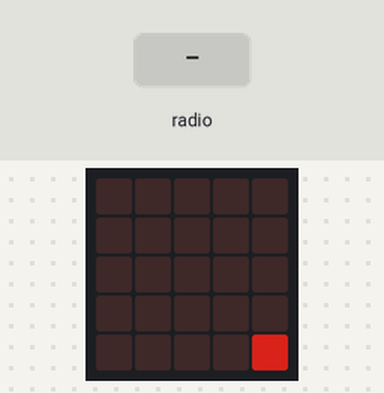
This program was run on a simulated BBC micro:bit running MicroPython. Parts: the board's 5×5 LED display. The test bench sets the inputs (shaded band). Dim RGB values are drawn brighter than linear; no radio messages arrive unless stated (any console line starting 'radio sent:' is added by the test bench); the 48×5 strip is a reading aid, not a part: it shows the text the display is scrolling, unrolled, one strip-width of it at a time; what the program prints to the serial console is not drawn.

Above: at 5.0 s.
5.1 s: radio message "B" arrives
At 6.1 s:
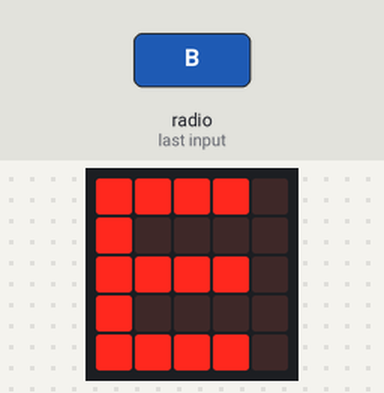
At 12.2 s:
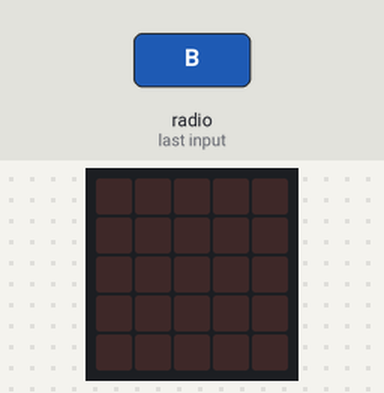
Timing chart, 0 to 13.7 s (numbered marks = the images above; inputs shaded):
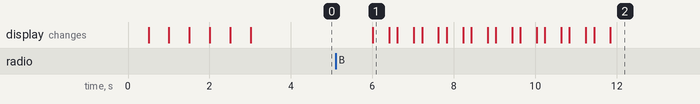

The program:

outside.py
```python
import radio
from microbit import *
import time
im = Image("99900:90000:99900:00900:99900")
radio.on()
radio.config(channel=42, power=7)
for i in range(3):
    radio.send("B")
    display.show(im)
    time.sleep(0.5)
    display.clear()
    time.sleep(0.5)
response = None
display.show(Image("00000:00000:00000:00000:00005"))
while not response:
    response = radio.receive()
    time.sleep(0.5)
radio.off()

if response == "Y": im = Image("00000:00009:00090:90900:09000")
elif response == "N": im = Image("90009:09090:00900:09090:90009")
else: im = Image("99990:90000:99990:90000:99990")
for i in range(10):
        display.show(im)
        time.sleep(0.4)
        display.clear()
        time.sleep(0.2)
time.sleep(5)
while True:
    display.scroll("Turn me off!")
```

Measured:
- after the input at 5.1 s, the display: changes after 0.91 s (image 1)
- what the display in image 1 shows lasts 0.4 s, from 6.0 s to 6.4 s
